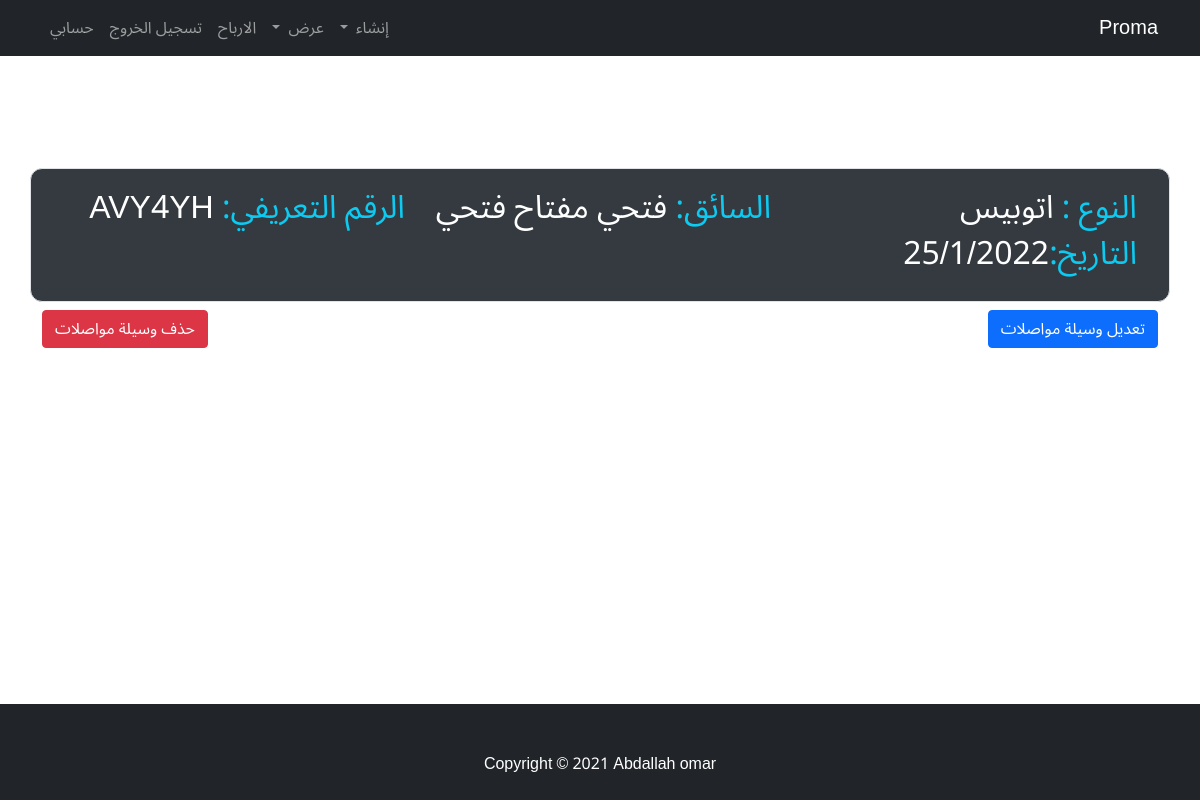
/transports_detail/1 (signed in), run on the app's committed database.
### home_app/models.py (models this page shows, shortened)
class Transport(models.Model):
    user = models.ForeignKey(User, verbose_name=("المستخدم"), on_delete=models.CASCADE)
    kind = models.CharField(max_length=50, choices=kind_of_Transport, verbose_name=("نوع وسيلة النقل"))
    driver = models.OneToOneField("driver", verbose_name=("السائق"), on_delete=models.CASCADE)
    number = models.CharField(max_length=20, verbose_name="الرقم التعريفي")
    year = models.CharField(max_length=50,choices=academic_years,blank=True,null=True)
    date = models.DateTimeField(auto_now=True, verbose_name="التاريخ")
    add_date = models.DateField(auto_now=False, auto_now_add=False, verbose_name="التاريخ",null=True,blank=True)
    class Meta:
        verbose_name = ("Transport")
        verbose_name_plural = ("Transports")

class driver(models.Model):
    user = models.ForeignKey(User, verbose_name=("المستخدم"), on_delete=models.CASCADE)
    profile = models.ForeignKey(Profile, verbose_name=("المستخدم"), on_delete=models.CASCADE)
    name = models.CharField(max_length=50, verbose_name="الاسم")
    number_kawme = models.IntegerField(verbose_name="الرقم القومي")
    number_phone = models.IntegerField(verbose_name="رقم الهاتف")
    Salary = models.IntegerField(verbose_name="المرتب الشهري")
    image = models.ImageField(upload_to="boys_images/", verbose_name="صورة السائق", blank=True, null=True)
    rateb = models.IntegerField(verbose_name="الراتب السنوي", null=True ,blank=True)
    year = models.CharField(max_length=50,choices=academic_years,blank=True,null=True)
    date = models.DateTimeField(auto_now=True, verbose_name="التاريخ")
    add_date = models.DateField(auto_now=False, auto_now_add=False, verbose_name="التاريخ",null=True,blank=True)
    def __str__(self):
       return self.name
    class Meta:
        verbose_name = 'driver'
        verbose_name_plural = 'drivers'

### home_app/views.py (the view)
# urls.py: path('transports_detail/<int:id>', transports_detail, name="transports_detail"),
@login_required
def transports_detail(request, id):
    transports_detail = Transport.objects.filter(id=id, user=request.user)
    return render(request, 'project/transports_detail.html', context={'traansport':transports_detail})

### home_app/templates/project/transports_detail.html (shortened to what this page needs)
{% extends 'short_base.html' %}
{% block body %}
<div class="container mt-4">
    {% for traansport in traansport %}
    <div class="row border">
        <h2 class="col-sm-12 col-xs-12 col-md-6 col-lg-6 col-xl-4"><span class="text-info">النوع : </span>{{traansport.kind}}</h2>
        <h2 class="col-sm-12 col-xs-12 col-md-6 col-lg-6 col-xl-4"><span class="text-info">السائق: </span>{{traansport.driver}}</h2>
        <h2 class="col-sm-12 col-xs-12 col-md-6 col-lg-6 col-xl-4"><span class="text-info">الرقم التعريفي: </span>{{traansport.number}}</h2>
        <h2 class="col-sm-12 col-xs-12 col-md-6 col-lg-6 col-xl-4"><span class="text-info">التاريخ:</span>{{traansport.date|date:"j/n/Y"}}</h2>
    </div>
    <div class="row mt-2">
        <div class="col-6"><a href="{% url 'app:edit_transport'  traansport.id %}" class="btn btn-primary">تعديل وسيلة مواصلات</a></div>
        <div class="col-6 text-end align-self-end"><a href="{% url 'app:delete_transport'  traansport.id %}" class="btn btn-danger">حذف وسيلة مواصلات</a></div>
    </div>
    {% endfor %}
</div>
{% endblock %}

### home_app/templates/short_base.html (style rules this page uses)
* { font-family: 'Noto Sans Arabic', sans-serif; }

### home_app/templates/project/transports_detail.html (style rules this page uses)
.border { border: 2px solid #000; border-radius: 12px; padding: 20px; background-color: #343a40; color: #fff; margin-top: 10%; }

### data on the page
Transport: kind "اتوبيس", driver "فتحي مفتاح فتحي", number "AVY4YH", date "25/1/2022"
